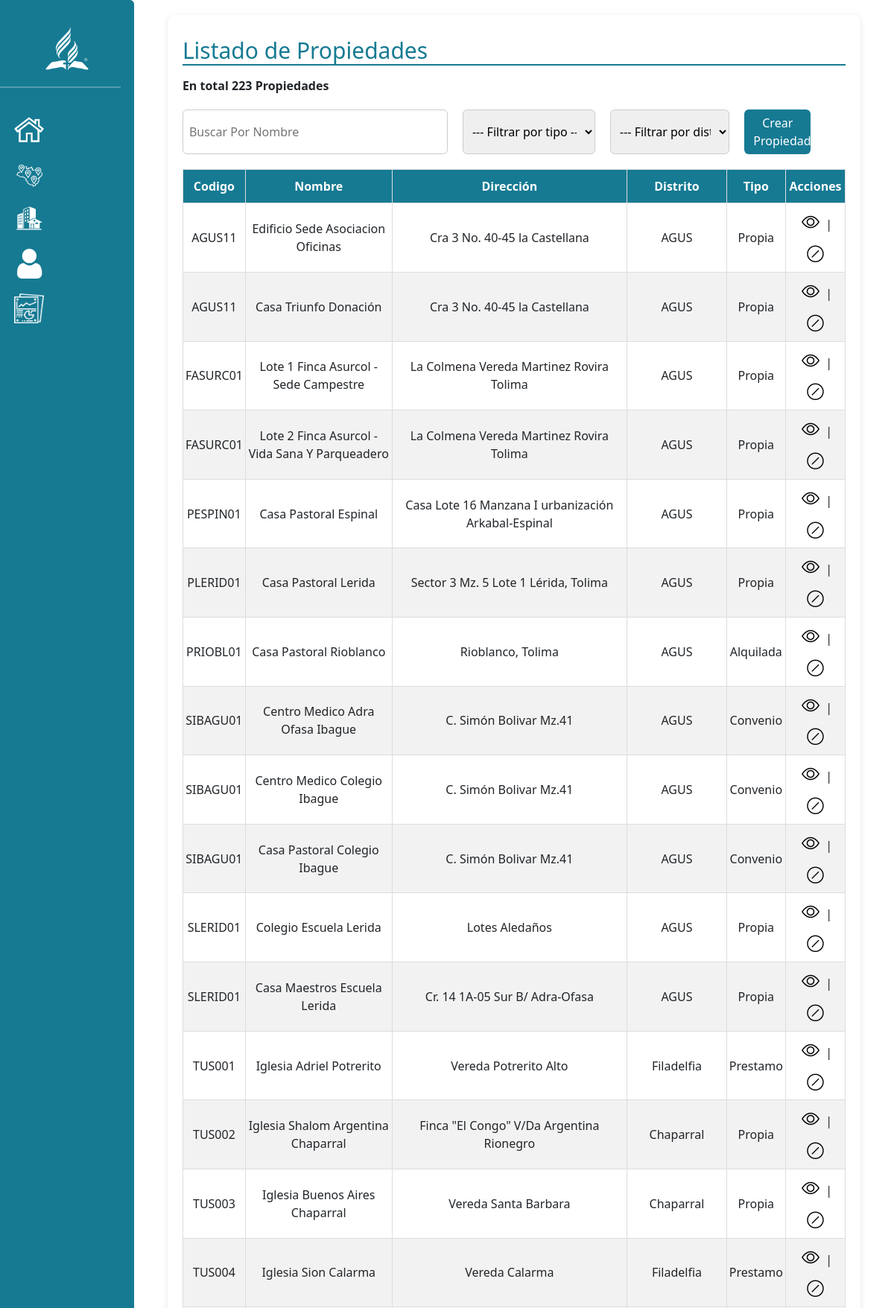
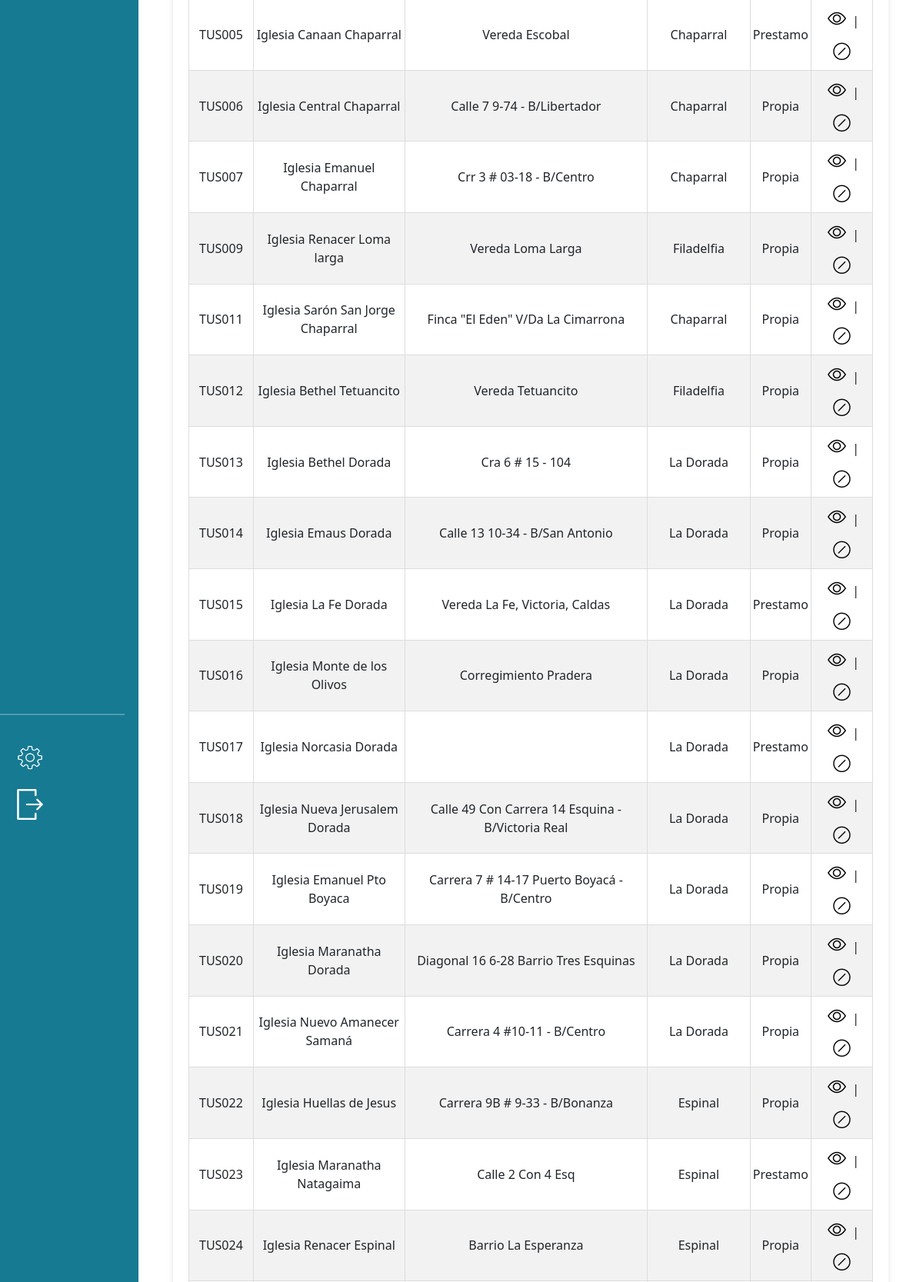
/roles/admin/propiedades.php (signed in, upper part), run on the app's committed database (2 pictures, top to bottom).
### tables this page shows
CREATE TABLE `propiedades` (
  `id_lugar` int(11) NOT NULL,
  `cod_lugar` varchar(20) NOT NULL,
  `nom_lugar` varchar(200) NOT NULL,
  `direccion` varchar(500) NOT NULL,
  `id_tip_prop` int(11) DEFAULT NULL,
  `id_distrito` int(11) NOT NULL,
  `id_estado` int(11) NOT NULL,
  `observacion` varchar(500) DEFAULT NULL
);

CREATE TABLE `distrito` (
  `id_distrito` int(11) NOT NULL,
  `cod_distrito` varchar(50) NOT NULL,
  `nom_distrito` varchar(120) NOT NULL,
  `pastor` varchar(500) NOT NULL,
  `telefono_pr` bigint(11) NOT NULL,
  `id_estado` int(11) NOT NULL
);

CREATE TABLE `tipo_propiedad` (
  `id_tip_prop` int(11) NOT NULL,
  `nom_tipo` varchar(100) NOT NULL
);

### roles/admin/propiedades.php (the view, shortened to what this page needs)
<?php
$conexion = new database;
$con = $conexion->conectar();
$propiedades = $con->prepare("SELECT p.id_lugar, p.cod_lugar, p.nom_lugar, p.direccion, t.nom_tipo, d.nom_distrito  FROM propiedades p
                                INNER JOIN tipo_propiedad t ON p.id_tip_prop = t.id_tip_prop
                                INNER JOIN distrito d ON p.id_distrito = d.id_distrito WHERE p.id_estado = 1 ORDER BY cod_lugar ASC ;");
$propiedades->execute();
$propiedades = $propiedades->fetchAll(PDO::FETCH_ASSOC);
$conteo = $con->prepare("SELECT COUNT(*) FROM propiedades");
$conteo->execute();
$total = $conteo->fetchColumn();
?><!DOCTYPE html>
<html>
<head>
    <link rel="stylesheet" href="css/propiedades.css">
    <link href="https://cdn.jsdelivr.net/npm/bootstrap@5.3.3/dist/css/bootstrap.min.css" rel="stylesheet">
</head>
<body>
    <div class="container_grid">
        <aside class="aside_barra">
        <?php include ('asideBar/asideBar.php') ?>
        </aside>
        <main class="grid_contenido_plantilla">
        <div class="contenedor">
                <h2>Listado de Propiedades</h2>
                <p style="font-weight:bold;">En total <?= $total?> Propiedades</p>
                <div class="filtros">
                    <input type="text" id="buscador" placeholder="Buscar Por Nombre">
                    <select id="filtro_tipo">
                        <option value="">---  Filtrar por tipo  ---</option>
                    </select>
                    <select id="filtro_distrito">
                        <option value="">---  Filtrar por distrito  ---</option>
                    </select>
                    <button type="button" class="btn btn-primary btns" data-bs-toggle="modal" data-bs-target="#agregar">Crear Propiedad</button>
                </div>
                <table id="tabla" class="tabla">
                    <thead>
                        <tr>
                            <th>Codigo</th>
                            <th>Nombre</th>
                            <th>Dirección</th>
                            <th>Distrito</th>
                            <th>Tipo</th>
                            <th>Acciones</th>
                        </tr>
                    </thead>
                    <tbody>
                    <?php foreach($propiedades as $propiedad): ?>
                        <tr>
                            <td><?= $propiedad["cod_lugar"] ?></td>
                            <td><?= $propiedad["nom_lugar"] ?></td>
                            <td><?= $propiedad["direccion"] ?></td>
                            <td><?= $propiedad["nom_distrito"]?></td>
                            <td><?= $propiedad["nom_tipo"] ?></td>
                            <td>
                                <a href="editar_propiedad.php?id_lugar=<?= $propiedad['id_lugar'] ?>" class="btn_editar">
                                    <i class="bi bi-eye" style="font-size: 1.5rem;" title="Ver"></i>
                                </a>
                                |
                                <a href="#" name="cod_lugar" id="cod_lugar" class="btn_editar" onclick="confirmar_delete('<?= $propiedad['cod_lugar'] ?>','<?= $propiedad['nom_lugar'] ?>')">
                                      <i class="bi bi-slash-circle" style="font-size: 1.4rem;" title="Inhabilitar"></i>
                                </a>
                            </td>
                        </tr>
                    <?php endforeach; ?>
                    </tbody>
                </table>
            </div>
        </main>
    </div>
</body>
</html>

### roles/admin/css/propiedades.css (style rules this page uses)
* { margin: 0; padding: 0; }
.container_grid { display: grid; grid-template-areas: "sidebar main"; grid-template-columns: auto 1fr; grid-template-rows: auto; width: 100vw; height: 100vh; }
.grid_contenido_plantilla { grid-area: main; padding: 2%; overflow: auto; height: 100vh; }
.aside_barra { grid-area: sidebar; }
.contenedor { max-width: 95%; margin: auto; background: white; padding: 20px; border-radius: 10px; box-shadow: 0px 2px 8px rgba(0, 0, 0, 0.1); }
.contenedor h2 { margin-bottom: 15px; margin-top: 10px; font-size: 30px; color: #167a93; border-bottom: 2px solid #167a93; }
.filtros { display: grid; grid-template-columns: 40% 20% 18% 10%; gap: 20px; margin-top: 20px; margin-bottom: 20px; }
.filtros input, .filtros select { padding: 8px; border: 1px solid #ccc; border-radius: 6px; outline: none; }
.btns { background-color: #167a93 !important; color: white !important; border: none !important; }
.tabla { width: 100%; }
.tabla thead { background: #167a93; color: white; }
.tabla th, .tabla td { height: 45px; padding: 3px; border: 1px solid #ddd; text-align: center; align-items: center; vertical-align: middle; }
#tabla tbody tr:nth-child(even) { background: #f2f2f2; }
.btn_editar { display: inline-block; padding: 4px; color: black; border-radius: 5px; transition: transform 0.3s ease; background: transparent; border: none; }

### roles/admin/asideBar/asidebar.css (style rules this page uses)
a { color: white; text-decoration: none; }
aside { height: clamp(600px, 100%, 100%); border-top-right-radius: 6px; display: flex; flex-direction: column; align-items: self-start; background-color: #167a93; width: 81px; transition: 0.5s; }

### data on the page
propiedades: cod_lugar "AGUS11", nom_lugar "Edificio Sede Asociacion Oficinas", direccion "Cra 3 No. 40-45 la Castellana", id_distrito.nom_distrito "AGUS", id_tip_prop.nom_tipo "Propia"
propiedades: cod_lugar "AGUS11", nom_lugar "Casa Triunfo Donación", direccion "Cra 3 No. 40-45 la Castellana", id_distrito.nom_distrito "AGUS", id_tip_prop.nom_tipo "Propia"
propiedades: cod_lugar "FASURC01", nom_lugar "Lote 1 Finca Asurcol - Sede Campestre", direccion "La Colmena Vereda Martinez Rovira Tolima", id_distrito.nom_distrito "AGUS", id_tip_prop.nom_tipo "Propia"
propiedades: cod_lugar "FASURC01", nom_lugar "Lote 2 Finca Asurcol - Vida Sana Y Parqueadero", direccion "La Colmena Vereda Martinez Rovira Tolima", id_distrito.nom_distrito "AGUS", id_tip_prop.nom_tipo "Propia"
propiedades: cod_lugar "PESPIN01", nom_lugar "Casa Pastoral Espinal", direccion "Casa Lote 16 Manzana I urbanización Arkabal-Espinal", id_distrito.nom_distrito "AGUS", id_tip_prop.nom_tipo "Propia"
propiedades: cod_lugar "PLERID01", nom_lugar "Casa Pastoral Lerida", direccion "Sector 3 Mz. 5 Lote 1 Lérida, Tolima", id_distrito.nom_distrito "AGUS", id_tip_prop.nom_tipo "Propia"
propiedades: cod_lugar "PRIOBL01", nom_lugar "Casa Pastoral Rioblanco", direccion "Rioblanco, Tolima", id_distrito.nom_distrito "AGUS", id_tip_prop.nom_tipo "Alquilada"
propiedades: cod_lugar "SIBAGU01", nom_lugar "Centro Medico Adra Ofasa Ibague", direccion "C. Simón Bolivar Mz.41", id_distrito.nom_distrito "AGUS", id_tip_prop.nom_tipo "Convenio"
propiedades: cod_lugar "SIBAGU01", nom_lugar "Centro Medico Colegio Ibague", direccion "C. Simón Bolivar Mz.41", id_distrito.nom_distrito "AGUS", id_tip_prop.nom_tipo "Convenio"
propiedades: cod_lugar "SIBAGU01", nom_lugar "Casa Pastoral Colegio Ibague", direccion "C. Simón Bolivar Mz.41", id_distrito.nom_distrito "AGUS", id_tip_prop.nom_tipo "Convenio"
propiedades: cod_lugar "SLERID01", nom_lugar "Colegio Escuela Lerida", direccion "Lotes Aledaños", id_distrito.nom_distrito "AGUS", id_tip_prop.nom_tipo "Propia"
propiedades: cod_lugar "SLERID01", nom_lugar "Casa Maestros Escuela Lerida", direccion "Cr. 14 1A-05 Sur B/ Adra-Ofasa", id_distrito.nom_distrito "AGUS", id_tip_prop.nom_tipo "Propia"
propiedades: cod_lugar "TUS001", nom_lugar "Iglesia Adriel Potrerito", direccion "Vereda Potrerito Alto", id_distrito.nom_distrito "Filadelfia", id_tip_prop.nom_tipo "Prestamo"
propiedades: cod_lugar "TUS002", nom_lugar "Iglesia Shalom Argentina Chaparral", direccion "Finca \"El Congo\" V/Da Argentina Rionegro", id_distrito.nom_distrito "Chaparral", id_tip_prop.nom_tipo "Propia"
propiedades: cod_lugar "TUS003", nom_lugar "Iglesia Buenos Aires Chaparral", direccion "Vereda Santa Barbara", id_distrito.nom_distrito "Chaparral", id_tip_prop.nom_tipo "Propia"
propiedades: cod_lugar "TUS004", nom_lugar "Iglesia Sion Calarma", direccion "Vereda Calarma", id_distrito.nom_distrito "Filadelfia", id_tip_prop.nom_tipo "Prestamo"
propiedades: cod_lugar "TUS005", nom_lugar "Iglesia Canaan Chaparral", direccion "Vereda Escobal", id_distrito.nom_distrito "Chaparral", id_tip_prop.nom_tipo "Prestamo"
propiedades: cod_lugar "TUS006", nom_lugar "Iglesia Central Chaparral", direccion "Calle 7 9-74 - B/Libertador", id_distrito.nom_distrito "Chaparral", id_tip_prop.nom_tipo "Propia"
propiedades: cod_lugar "TUS007", nom_lugar "Iglesia Emanuel Chaparral", direccion "Crr 3 # 03-18 - B/Centro", id_distrito.nom_distrito "Chaparral", id_tip_prop.nom_tipo "Propia"
propiedades: cod_lugar "TUS009", nom_lugar "Iglesia Renacer Loma larga", direccion "Vereda Loma Larga", id_distrito.nom_distrito "Filadelfia", id_tip_prop.nom_tipo "Propia"
propiedades: cod_lugar "TUS011", nom_lugar "Iglesia Sarón San Jorge Chaparral", direccion "Finca \"El Eden\" V/Da La Cimarrona", id_distrito.nom_distrito "Chaparral", id_tip_prop.nom_tipo "Propia"
propiedades: cod_lugar "TUS012", nom_lugar "Iglesia Bethel Tetuancito", direccion "Vereda Tetuancito", id_distrito.nom_distrito "Filadelfia", id_tip_prop.nom_tipo "Propia"
propiedades: cod_lugar "TUS013", nom_lugar "Iglesia Bethel Dorada", direccion "Cra 6 # 15 - 104", id_distrito.nom_distrito "La Dorada", id_tip_prop.nom_tipo "Propia"
propiedades: cod_lugar "TUS014", nom_lugar "Iglesia Emaus Dorada", direccion "Calle 13 10-34 - B/San Antonio", id_distrito.nom_distrito "La Dorada", id_tip_prop.nom_tipo "Propia"
propiedades: cod_lugar "TUS015", nom_lugar "Iglesia La Fe Dorada", direccion "Vereda La Fe, Victoria, Caldas", id_distrito.nom_distrito "La Dorada", id_tip_prop.nom_tipo "Prestamo"
propiedades: cod_lugar "TUS016", nom_lugar "Iglesia Monte de los Olivos", direccion "Corregimiento Pradera", id_distrito.nom_distrito "La Dorada", id_tip_prop.nom_tipo "Propia"
propiedades: cod_lugar "TUS017", nom_lugar "Iglesia Norcasia Dorada", id_distrito.nom_distrito "La Dorada", id_tip_prop.nom_tipo "Prestamo"
propiedades: cod_lugar "TUS018", nom_lugar "Iglesia Nueva Jerusalem Dorada", direccion "Calle 49 Con Carrera 14 Esquina - B/Victoria Real", id_distrito.nom_distrito "La Dorada", id_tip_prop.nom_tipo "Propia"
propiedades: cod_lugar "TUS019", nom_lugar "Iglesia Emanuel Pto Boyaca", direccion "Carrera 7 # 14-17 Puerto Boyacá - B/Centro", id_distrito.nom_distrito "La Dorada", id_tip_prop.nom_tipo "Propia"
propiedades: cod_lugar "TUS020", nom_lugar "Iglesia Maranatha Dorada", direccion "Diagonal 16 6-28 Barrio Tres Esquinas", id_distrito.nom_distrito "La Dorada", id_tip_prop.nom_tipo "Propia"
propiedades: cod_lugar "TUS021", nom_lugar "Iglesia Nuevo Amanecer Samaná", direccion "Carrera 4 #10-11 - B/Centro", id_distrito.nom_distrito "La Dorada", id_tip_prop.nom_tipo "Propia"
propiedades: cod_lugar "TUS022", nom_lugar "Iglesia Huellas de Jesus", direccion "Carrera 9B # 9-33 - B/Bonanza", id_distrito.nom_distrito "Espinal", id_tip_prop.nom_tipo "Propia"
propiedades: cod_lugar "TUS023", nom_lugar "Iglesia Maranatha Natagaima", direccion "Calle 2 Con 4 Esq", id_distrito.nom_distrito "Espinal", id_tip_prop.nom_tipo "Prestamo"
propiedades: cod_lugar "TUS024", nom_lugar "Iglesia Renacer Espinal", direccion "Barrio La Esperanza", id_distrito.nom_distrito "Espinal", id_tip_prop.nom_tipo "Propia"

### other printed values
$total "223"
